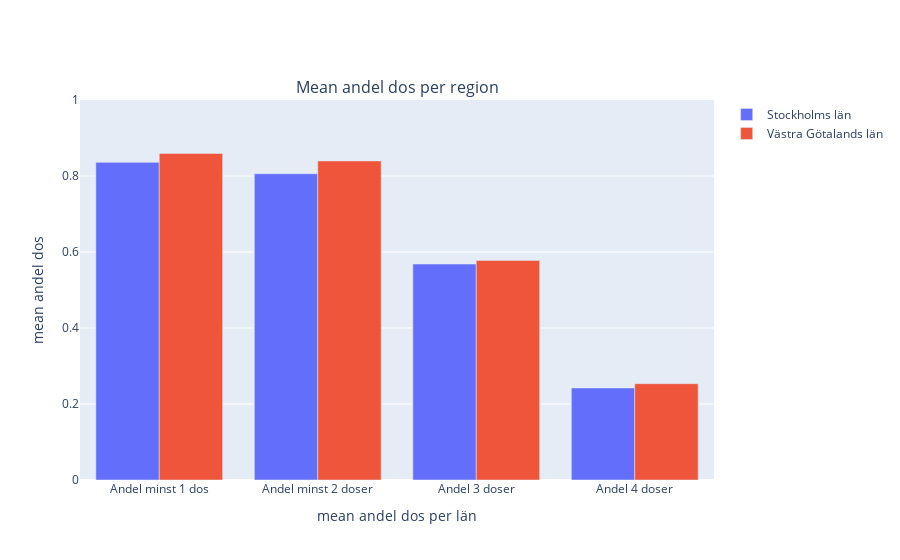

The cell this chart's notebook holds for it:
### Code cell
plot(df)

### Figure 1 — Plotly figure (JSON) as saved in the notebook; plotly's stock layout.template omitted (floating-point values rounded to 4 significant figures)
{"data": [{"name": "Stockholms län", "showlegend": true, "type": "bar", "x": ["Andel minst 1 dos", "Andel minst 2 doser", "Andel 3 doser", "Andel 4 doser"], "y": [0.8359, 0.8059, 0.5683, 0.2423]}, {"name": "Västra Götalands län", "showlegend": true, "type": "bar", "x": ["Andel minst 1 dos", "Andel minst 2 doser", "Andel 3 doser", "Andel 4 doser"], "y": [0.8594, 0.8397, 0.5779, 0.2534]}], "layout": {"annotations": [{"font": {"size": 16}, "showarrow": false, "text": "Mean andel dos per region", "x": 0.5, "xanchor": "center", "xref": "paper", "y": 1, "yanchor": "bottom", "yref": "paper"}], "showlegend": true, "xaxis": {"anchor": "y", "domain": [0, 1], "title": {"text": "mean andel dos per län"}}, "yaxis": {"anchor": "x", "domain": [0, 1], "range": [0, 1], "title": {"text": "mean andel dos"}}}}
